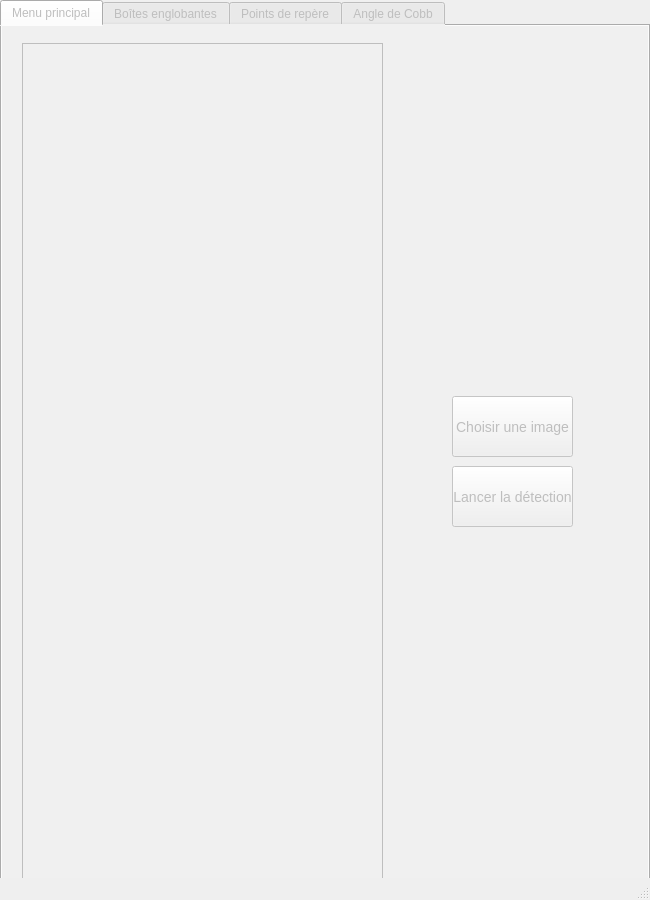
<?xml version="1.0" encoding="UTF-8"?>
<ui version="4.0">
 <class>MainWindow</class>
 <widget class="QMainWindow" name="MainWindow">
  <property name="enabled">
   <bool>true</bool>
  </property>
  <property name="geometry">
   <rect>
    <x>0</x>
    <y>0</y>
    <width>650</width>
    <height>900</height>
   </rect>
  </property>
  <property name="sizePolicy">
   <sizepolicy hsizetype="Preferred" vsizetype="Preferred">
    <horstretch>0</horstretch>
    <verstretch>0</verstretch>
   </sizepolicy>
  </property>
  <property name="windowTitle">
   <string>Détecteur de scoliose</string>
  </property>
  <property name="styleSheet">
   <string notr="true"/>
  </property>
  <widget class="QWidget" name="centralwidget">
   <widget class="QTabWidget" name="tabWidget">
    <property name="enabled">
     <bool>false</bool>
    </property>
    <property name="geometry">
     <rect>
      <x>0</x>
      <y>0</y>
      <width>650</width>
      <height>900</height>
     </rect>
    </property>
    <property name="focusPolicy">
     <enum>Qt::NoFocus</enum>
    </property>
    <property name="styleSheet">
     <string notr="true">background-color:rgb(240, 240, 240)</string>
    </property>
    <property name="currentIndex">
     <number>0</number>
    </property>
    <property name="movable">
     <bool>false</bool>
    </property>
    <widget class="QWidget" name="menu_window">
     <attribute name="title">
      <string>Menu principal</string>
     </attribute>
     <widget class="QPushButton" name="choose_image_btn">
      <property name="geometry">
       <rect>
        <x>450</x>
        <y>370</y>
        <width>121</width>
        <height>61</height>
       </rect>
      </property>
      <property name="focusPolicy">
       <enum>Qt::NoFocus</enum>
      </property>
      <property name="styleSheet">
       <string notr="true">font-size: 14px</string>
      </property>
      <property name="text">
       <string>Choisir une image</string>
      </property>
     </widget>
     <widget class="QLabel" name="menu_image_label">
      <property name="geometry">
       <rect>
        <x>20</x>
        <y>17</y>
        <width>361</width>
        <height>841</height>
       </rect>
      </property>
      <property name="frameShape">
       <enum>QFrame::Box</enum>
      </property>
      <property name="text">
       <string/>
      </property>
     </widget>
     <widget class="QPushButton" name="launch_btn">
      <property name="enabled">
       <bool>false</bool>
      </property>
      <property name="geometry">
       <rect>
        <x>450</x>
        <y>440</y>
        <width>121</width>
        <height>61</height>
       </rect>
      </property>
      <property name="focusPolicy">
       <enum>Qt::NoFocus</enum>
      </property>
      <property name="styleSheet">
       <string notr="true">font-size: 14px</string>
      </property>
      <property name="text">
       <string>Lancer la détection</string>
      </property>
     </widget>
    </widget>
    <widget class="QWidget" name="bbox_window">
     <attribute name="title">
      <string>Boîtes englobantes</string>
     </attribute>
     <widget class="QLabel" name="bbox_image_label">
      <property name="geometry">
       <rect>
        <x>20</x>
        <y>17</y>
        <width>361</width>
        <height>841</height>
       </rect>
      </property>
      <property name="frameShape">
       <enum>QFrame::Box</enum>
      </property>
      <property name="text">
       <string/>
      </property>
     </widget>
     <widget class="QLabel" name="bbox_label">
      <property name="geometry">
       <rect>
        <x>420</x>
        <y>370</y>
        <width>191</width>
        <height>131</height>
       </rect>
      </property>
      <property name="frameShape">
       <enum>QFrame::Box</enum>
      </property>
      <property name="text">
       <string/>
      </property>
     </widget>
     <widget class="QPushButton" name="arrowR_bbox_btn">
      <property name="enabled">
       <bool>false</bool>
      </property>
      <property name="geometry">
       <rect>
        <x>625</x>
        <y>426</y>
        <width>16</width>
        <height>20</height>
       </rect>
      </property>
      <property name="focusPolicy">
       <enum>Qt::NoFocus</enum>
      </property>
      <property name="styleSheet">
       <string notr="true">font-size: 14px;
font-weight: bold</string>
      </property>
      <property name="text">
       <string>&gt;</string>
      </property>
     </widget>
     <widget class="QPushButton" name="arrowL_bbox_btn">
      <property name="enabled">
       <bool>false</bool>
      </property>
      <property name="geometry">
       <rect>
        <x>390</x>
        <y>426</y>
        <width>16</width>
        <height>20</height>
       </rect>
      </property>
      <property name="focusPolicy">
       <enum>Qt::NoFocus</enum>
      </property>
      <property name="styleSheet">
       <string notr="true">font-size: 14px;
font-weight: bold</string>
      </property>
      <property name="text">
       <string>&lt;</string>
      </property>
     </widget>
     <widget class="QLabel" name="num_bbox_label">
      <property name="geometry">
       <rect>
        <x>420</x>
        <y>340</y>
        <width>191</width>
        <height>20</height>
       </rect>
      </property>
      <property name="styleSheet">
       <string notr="true">font-size: 14px</string>
      </property>
      <property name="text">
       <string>Vertèbre n°1</string>
      </property>
      <property name="alignment">
       <set>Qt::AlignCenter</set>
      </property>
     </widget>
     <widget class="QPushButton" name="relaunch_bbox_btn">
      <property name="enabled">
       <bool>false</bool>
      </property>
      <property name="geometry">
       <rect>
        <x>475</x>
        <y>530</y>
        <width>75</width>
        <height>23</height>
       </rect>
      </property>
      <property name="focusPolicy">
       <enum>Qt::NoFocus</enum>
      </property>
      <property name="text">
       <string>Relancer</string>
      </property>
     </widget>
    </widget>
    <widget class="QWidget" name="landmarks_window">
     <attribute name="title">
      <string>Points de repère</string>
     </attribute>
     <widget class="QLabel" name="landmarks_image_label">
      <property name="geometry">
       <rect>
        <x>20</x>
        <y>17</y>
        <width>361</width>
        <height>841</height>
       </rect>
      </property>
      <property name="frameShape">
       <enum>QFrame::Box</enum>
      </property>
      <property name="text">
       <string/>
      </property>
     </widget>
     <widget class="QPushButton" name="arrowR_landmarks_btn">
      <property name="enabled">
       <bool>false</bool>
      </property>
      <property name="geometry">
       <rect>
        <x>625</x>
        <y>426</y>
        <width>16</width>
        <height>20</height>
       </rect>
      </property>
      <property name="focusPolicy">
       <enum>Qt::NoFocus</enum>
      </property>
      <property name="styleSheet">
       <string notr="true">font-size: 14px;
font-weight: bold</string>
      </property>
      <property name="text">
       <string>&gt;</string>
      </property>
     </widget>
     <widget class="QPushButton" name="arrowL_landmarks_btn">
      <property name="enabled">
       <bool>false</bool>
      </property>
      <property name="geometry">
       <rect>
        <x>390</x>
        <y>426</y>
        <width>16</width>
        <height>20</height>
       </rect>
      </property>
      <property name="focusPolicy">
       <enum>Qt::NoFocus</enum>
      </property>
      <property name="styleSheet">
       <string notr="true">font-size: 14px;
font-weight: bold</string>
      </property>
      <property name="text">
       <string>&lt;</string>
      </property>
     </widget>
     <widget class="QLabel" name="num_landmarks_label">
      <property name="geometry">
       <rect>
        <x>420</x>
        <y>340</y>
        <width>191</width>
        <height>20</height>
       </rect>
      </property>
      <property name="styleSheet">
       <string notr="true">font-size: 14px</string>
      </property>
      <property name="text">
       <string>Vertèbre n°1</string>
      </property>
      <property name="alignment">
       <set>Qt::AlignCenter</set>
      </property>
     </widget>
     <widget class="QPushButton" name="relaunch_landmarks_btn">
      <property name="enabled">
       <bool>false</bool>
      </property>
      <property name="geometry">
       <rect>
        <x>475</x>
        <y>530</y>
        <width>75</width>
        <height>23</height>
       </rect>
      </property>
      <property name="focusPolicy">
       <enum>Qt::NoFocus</enum>
      </property>
      <property name="text">
       <string>Relancer</string>
      </property>
     </widget>
    </widget>
    <widget class="QWidget" name="cobb_angle_window">
     <attribute name="title">
      <string>Angle de Cobb</string>
     </attribute>
     <widget class="QLabel" name="angle_image_label">
      <property name="geometry">
       <rect>
        <x>20</x>
        <y>17</y>
        <width>361</width>
        <height>841</height>
       </rect>
      </property>
      <property name="frameShape">
       <enum>QFrame::Box</enum>
      </property>
      <property name="text">
       <string/>
      </property>
     </widget>
     <widget class="QLabel" name="label">
      <property name="geometry">
       <rect>
        <x>386</x>
        <y>200</y>
        <width>251</width>
        <height>20</height>
       </rect>
      </property>
      <property name="styleSheet">
       <string notr="true">font-size:19px</string>
      </property>
      <property name="text">
       <string>Information sur la scoliose</string>
      </property>
      <property name="alignment">
       <set>Qt::AlignCenter</set>
      </property>
     </widget>
     <widget class="QFrame" name="frame">
      <property name="geometry">
       <rect>
        <x>400</x>
        <y>230</y>
        <width>220</width>
        <height>91</height>
       </rect>
      </property>
      <property name="styleSheet">
       <string notr="true"/>
      </property>
      <property name="frameShape">
       <enum>QFrame::Box</enum>
      </property>
      <property name="frameShadow">
       <enum>QFrame::Raised</enum>
      </property>
      <widget class="QLabel" name="label_2">
       <property name="geometry">
        <rect>
         <x>10</x>
         <y>10</y>
         <width>151</width>
         <height>31</height>
        </rect>
       </property>
       <property name="styleSheet">
        <string notr="true">font-size:14px</string>
       </property>
       <property name="text">
        <string>Degré d'angle de cobb :</string>
       </property>
       <property name="alignment">
        <set>Qt::AlignLeading|Qt::AlignLeft|Qt::AlignVCenter</set>
       </property>
      </widget>
      <widget class="QLabel" name="label_7">
       <property name="geometry">
        <rect>
         <x>10</x>
         <y>40</y>
         <width>61</width>
         <height>31</height>
        </rect>
       </property>
       <property name="styleSheet">
        <string notr="true">font-size:14px</string>
       </property>
       <property name="text">
        <string>Sévérité :</string>
       </property>
       <property name="alignment">
        <set>Qt::AlignLeading|Qt::AlignLeft|Qt::AlignVCenter</set>
       </property>
      </widget>
      <widget class="QLabel" name="cobb_degree_label">
       <property name="geometry">
        <rect>
         <x>160</x>
         <y>10</y>
         <width>55</width>
         <height>31</height>
        </rect>
       </property>
       <property name="styleSheet">
        <string notr="true">font-size:14px</string>
       </property>
       <property name="text">
        <string>?</string>
       </property>
       <property name="alignment">
        <set>Qt::AlignLeading|Qt::AlignLeft|Qt::AlignVCenter</set>
       </property>
      </widget>
      <widget class="QLabel" name="severity_label">
       <property name="geometry">
        <rect>
         <x>70</x>
         <y>40</y>
         <width>101</width>
         <height>31</height>
        </rect>
       </property>
       <property name="styleSheet">
        <string notr="true">font-size:14px</string>
       </property>
       <property name="text">
        <string>?</string>
       </property>
       <property name="alignment">
        <set>Qt::AlignLeading|Qt::AlignLeft|Qt::AlignVCenter</set>
       </property>
      </widget>
     </widget>
     <widget class="QLabel" name="label_3">
      <property name="geometry">
       <rect>
        <x>386</x>
        <y>400</y>
        <width>251</width>
        <height>20</height>
       </rect>
      </property>
      <property name="styleSheet">
       <string notr="true">font-size:19px</string>
      </property>
      <property name="text">
       <string>Traitement</string>
      </property>
      <property name="alignment">
       <set>Qt::AlignCenter</set>
      </property>
     </widget>
     <widget class="QFrame" name="frame_2">
      <property name="geometry">
       <rect>
        <x>400</x>
        <y>430</y>
        <width>220</width>
        <height>91</height>
       </rect>
      </property>
      <property name="styleSheet">
       <string notr="true"/>
      </property>
      <property name="frameShape">
       <enum>QFrame::Box</enum>
      </property>
      <property name="frameShadow">
       <enum>QFrame::Raised</enum>
      </property>
      <widget class="QLabel" name="treatment_label">
       <property name="geometry">
        <rect>
         <x>10</x>
         <y>10</y>
         <width>201</width>
         <height>71</height>
        </rect>
       </property>
       <property name="styleSheet">
        <string notr="true">font-size:14px</string>
       </property>
       <property name="text">
        <string>?</string>
       </property>
       <property name="alignment">
        <set>Qt::AlignCenter</set>
       </property>
      </widget>
     </widget>
     <widget class="QWidget" name="verticalLayoutWidget">
      <property name="geometry">
       <rect>
        <x>430</x>
        <y>570</y>
        <width>160</width>
        <height>80</height>
       </rect>
      </property>
      <layout class="QVBoxLayout" name="verticalLayout">
       <item>
        <widget class="QRadioButton" name="radioBtnCobb">
         <property name="text">
          <string>Angle de Cobb</string>
         </property>
         <property name="checked">
          <bool>true</bool>
         </property>
        </widget>
       </item>
       <item>
        <widget class="QRadioButton" name="radioBtnFerguson">
         <property name="text">
          <string>Angle de Ferguson</string>
         </property>
        </widget>
       </item>
      </layout>
     </widget>
     <zorder>frame</zorder>
     <zorder>angle_image_label</zorder>
     <zorder>label</zorder>
     <zorder>label_3</zorder>
     <zorder>frame_2</zorder>
     <zorder>verticalLayoutWidget</zorder>
    </widget>
   </widget>
  </widget>
  <widget class="QStatusBar" name="statusbar"/>
 </widget>
 <resources/>
 <connections/>
</ui>
